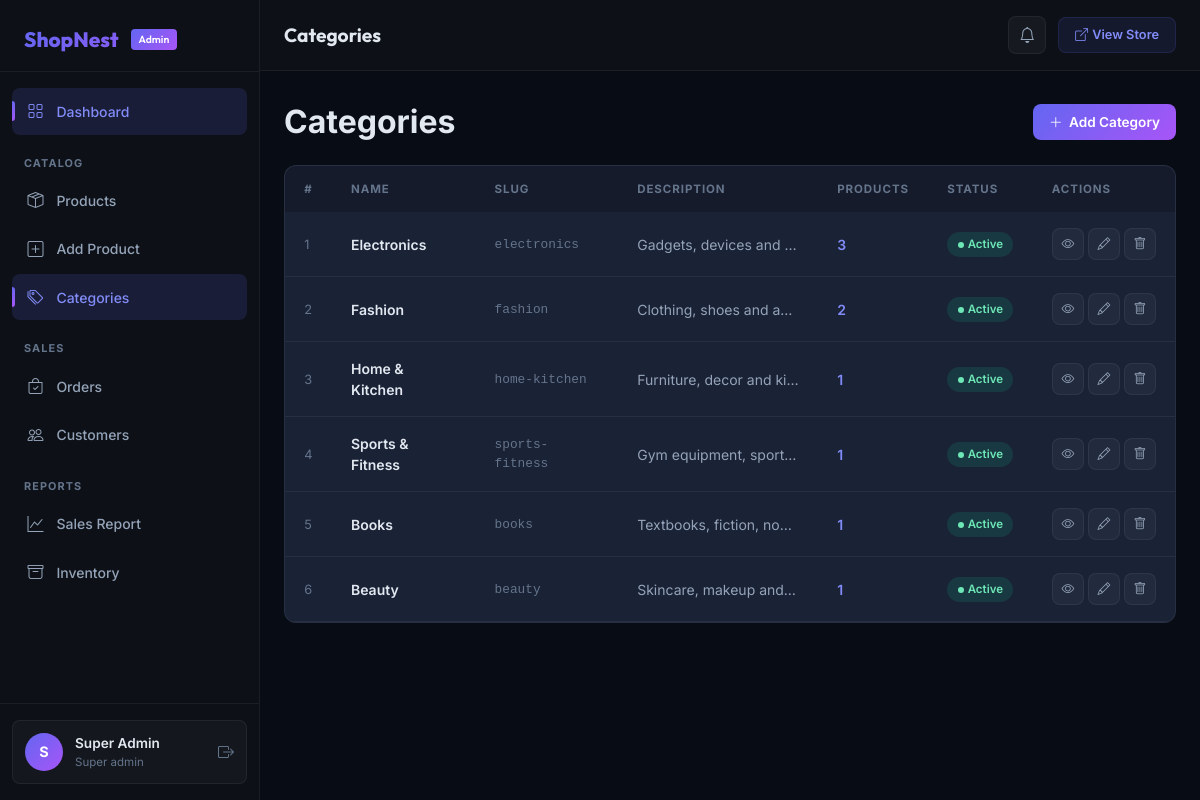
Screenshot of /admin/categories/index.php (signed in) with the database file from the repository.
### tables this page shows
CREATE TABLE `categories` (
    `id`            INT UNSIGNED AUTO_INCREMENT PRIMARY KEY,
    `name`          VARCHAR(100) NOT NULL,
    `slug`          VARCHAR(120) NOT NULL UNIQUE,
    `description`   TEXT DEFAULT NULL,
    `image`         VARCHAR(255) DEFAULT NULL,
    `parent_id`     INT UNSIGNED DEFAULT NULL,
    `sort_order`    INT DEFAULT 0,
    `status`        TINYINT(1) DEFAULT 1,
    `created_at`    DATETIME DEFAULT CURRENT_TIMESTAMP,
    FOREIGN KEY (`parent_id`) REFERENCES `categories`(`id`) ON DELETE SET NULL
);

### includes/functions.php (called while the page is built, shortened)
<?php
function sanitize(mixed $val): string {
    return htmlspecialchars(trim((string)$val), ENT_QUOTES, 'UTF-8');
}
function e(mixed $val): string {
    return sanitize($val);
}

### admin/categories/index.php (the view, shortened to what this page needs)
<?php
require_once __DIR__ . '/../../admin/includes/header.php';
$pdo = getDB();
$cats = $pdo->query("SELECT c.*,COUNT(p.id) AS product_count FROM categories c LEFT JOIN products p ON p.category_id=c.id GROUP BY c.id ORDER BY c.sort_order,c.name")->fetchAll();
?>
<div class="d-flex justify-content-between align-items-center mb-4">
  <h2 style="color:var(--text);font-weight:700;margin:0;">Categories</h2>
  <button class="btn-admin-primary" data-bs-toggle="modal" data-bs-target="#addModal">
    <i class="bi bi-plus-lg"></i> Add Category
  </button>
</div>
<div class="admin-table-card">
  <div class="table-responsive">
    <table class="admin-table" id="cats-table">
      <thead><tr>
        <th>#</th><th>Name</th><th>Slug</th><th>Description</th><th>Products</th><th>Status</th><th>Actions</th>
      </tr></thead>
      <tbody>
        <?php foreach($cats as $c): ?>
        <tr>
          <td class="cell-muted"><?= $c['id'] ?></td>
          <td class="cell-primary"><?= e($c['name']) ?></td>
          <td style="font-family:monospace;font-size:.8rem;color:var(--text-dim);"><?= e($c['slug']) ?></td>
          <td style="color:var(--text-muted);max-width:200px;overflow:hidden;text-overflow:ellipsis;white-space:nowrap;"><?= e(substr($c['description']??'',0,60)) ?></td>
          <td>
            <span style="color:var(--primary-light);font-weight:600;"><?= $c['product_count'] ?></span>
          </td>
          <td>
            <span class="status-badge <?= $c['status']?'active':'inactive' ?>">
              <span class="status-dot"></span><?= $c['status']?'Active':'Inactive' ?>
            </span>
          </td>
          <td>
            <div class="d-flex gap-1">
              <a href="<?= APP_URL ?>/products/index.php?category=<?= e($c['slug']) ?>" target="_blank" class="btn-icon view"><i class="bi bi-eye"></i></a>
              <button class="btn-icon edit" onclick="openEdit(<?= htmlspecialchars(json_encode($c)) ?>)" title="Edit"><i class="bi bi-pencil"></i></button>
              <form method="POST" style="display:inline;" onsubmit="return confirm('Delete this category?')">
                <button type="submit" class="btn-icon delete"><i class="bi bi-trash"></i></button>
              </form>
            </div>
          </td>
        </tr>
        <?php endforeach; ?>
      </tbody>
    </table>
  </div>
</div>
<?php require_once __DIR__ . '/../../admin/includes/footer.php'; ?>

### assets/css/admin.css (style rules this page uses)
:root { --admin-bg: #080c14; --admin-sidebar: #0d1117; --admin-surface: #111827; --admin-card: #1a2236; --admin-border: rgba(99,102,241,0.15); --admin-border-lg: rgba(255,255,255,0.06); --primary: #6366f1; --primary-dark: #4f46e5; --primary-light: #818cf8; --secondary: #a855f7; --success: #10b981; --danger: #ef4444; --warning: #f59e0b; --info: #06b6d4; --text: #e2e8f0; --text-muted: #94a3b8; --text-dim: #64748b; --gradient: linear-gradient(135deg, #6366f1, #a855f7); --shadow: 0 4px 20px rgba(0,0,0,0.5); --shadow-lg: 0 10px 40px rgba(0,0,0,0.6); --radius: 12px; --radius-sm: 8px; --transition: all 0.25s ease; --sidebar-w: 260px; }
*, *::before, *::after { box-sizing: border-box; margin: 0; padding: 0; }
html { scroll-behavior: smooth; }
body { font-family: 'Inter', sans-serif; background: var(--admin-bg); color: var(--text); min-height: 100vh; overflow-x: hidden; }
a { color: var(--primary-light); text-decoration: none; transition: var(--transition); }
.admin-table-card { background: var(--admin-card); border: 1px solid var(--admin-border-lg); border-radius: var(--radius); overflow: hidden; }
.table-responsive { overflow-x: auto; }
.admin-table { width: 100%; border-collapse: collapse; }
.admin-table thead th { background: rgba(0,0,0,0.2); font-size: 0.72rem; font-weight: 700; text-transform: uppercase; letter-spacing: 0.08em; color: var(--text-dim); padding: 0.9rem 1.2rem; border: none; white-space: nowrap; }
.admin-table tbody tr { border-bottom: 1px solid var(--admin-border-lg); transition: var(--transition); }
.admin-table tbody td { padding: 1rem 1.2rem; vertical-align: middle; color: var(--text-muted); font-size: 0.875rem; border: none; }
.admin-table .cell-primary { color: var(--text); font-weight: 600; }
.admin-table .cell-muted { color: var(--text-dim); font-size: 0.8rem; }
.btn-admin-primary { background: var(--gradient); border: none; border-radius: var(--radius-sm); color: #fff; font-weight: 600; font-size: 0.85rem; padding: 0.5rem 1rem; transition: var(--transition); display: inline-flex; align-items: center; gap: 0.4rem; }
.btn-icon { width: 32px; height: 32px; border-radius: var(--radius-sm); border: 1px solid var(--admin-border-lg); background: rgba(255,255,255,0.04); color: var(--text-muted); display: inline-flex; align-items: center; justify-content: center; font-size: 0.8rem; cursor: pointer; transition: var(--transition); text-decoration: none; }
.status-badge { display: inline-flex; align-items: center; gap: 4px; padding: 0.25rem 0.65rem; border-radius: 20px; font-size: 0.72rem; font-weight: 600; }
.status-badge.active { background: rgba(16,185,129,0.15); color: #6ee7b7; }
.status-dot { width: 6px; height: 6px; border-radius: 50%; background: currentColor; }

### rows the page displays
categories: id "1", name "Electronics", slug "electronics", description "Gadgets, devices and…", product_count "3", status "Active"
categories: id "2", name "Fashion", slug "fashion", description "Clothing, shoes and a…", product_count "2", status "Active"
categories: id "3", name "Home & Kitchen", slug "home-kitchen", description "Furniture, decor and ki…", product_count "1", status "Active"
categories: id "4", name "Sports & Fitness", slug "sports-fitness", description "Gym equipment, sport…", product_count "1", status "Active"
categories: id "5", name "Books", slug "books", description "Textbooks, fiction, no…", product_count "1", status "Active"
categories: id "6", name "Beauty", slug "beauty", description "Skincare, makeup and…", product_count "1", status "Active"

### other values shown
substr($admin['name'],0,1) "S"
$admin['name'] "Super Admin"
str_replace('_',' ',$admin['role']) "Super admin"
ADMIN_PAGE_TITLE "Categories"
